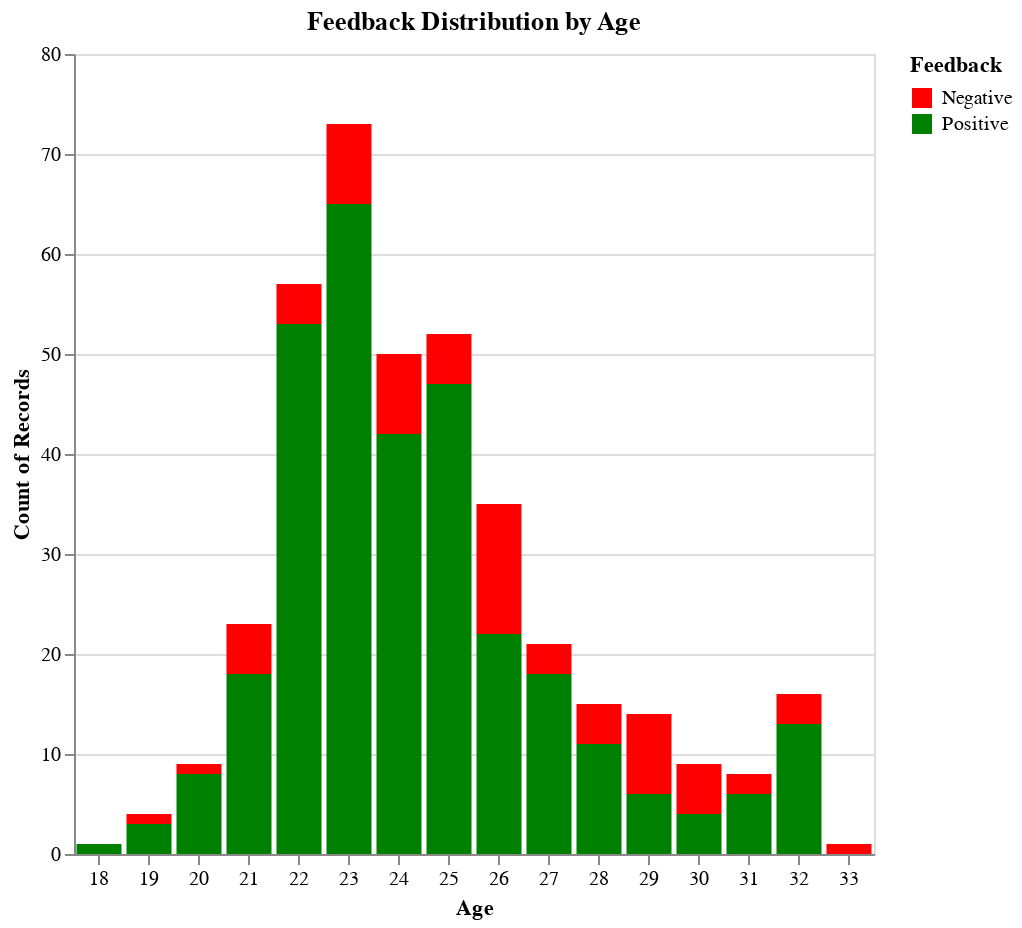

Here is the notebook cell this chart was saved with:
### Code cell
age_feedback_chart

### Figure 1 — Vega-Lite specification as saved in the notebook (floating-point values rounded to 4 significant figures; data arrays with more than 128 entries replaced by an {"elided": "..."} marker saying what was removed)
{"config": {"view": {"continuousWidth": 300, "continuousHeight": 300}}, "data": {"name": "data-53239134cfde2153236bb8814d1d873d"}, "mark": {"type": "bar"}, "encoding": {"color": {"field": "Feedback", "scale": {"range": ["red", "green"]}, "type": "nominal"}, "tooltip": [{"field": "Age", "type": "ordinal"}, {"aggregate": "count", "type": "quantitative"}, {"field": "Feedback", "type": "nominal"}], "x": {"axis": {"labelAngle": 0}, "field": "Age", "type": "ordinal"}, "y": {"aggregate": "count", "type": "quantitative"}}, "height": 400, "title": "Feedback Distribution by Age", "width": 400, "$schema": "https://vega.github.io/schema/vega-lite/v5.8.0.json", "datasets": {"data-53239134cfde2153236bb8814d1d873d": {"elided": "388 records"}}}
